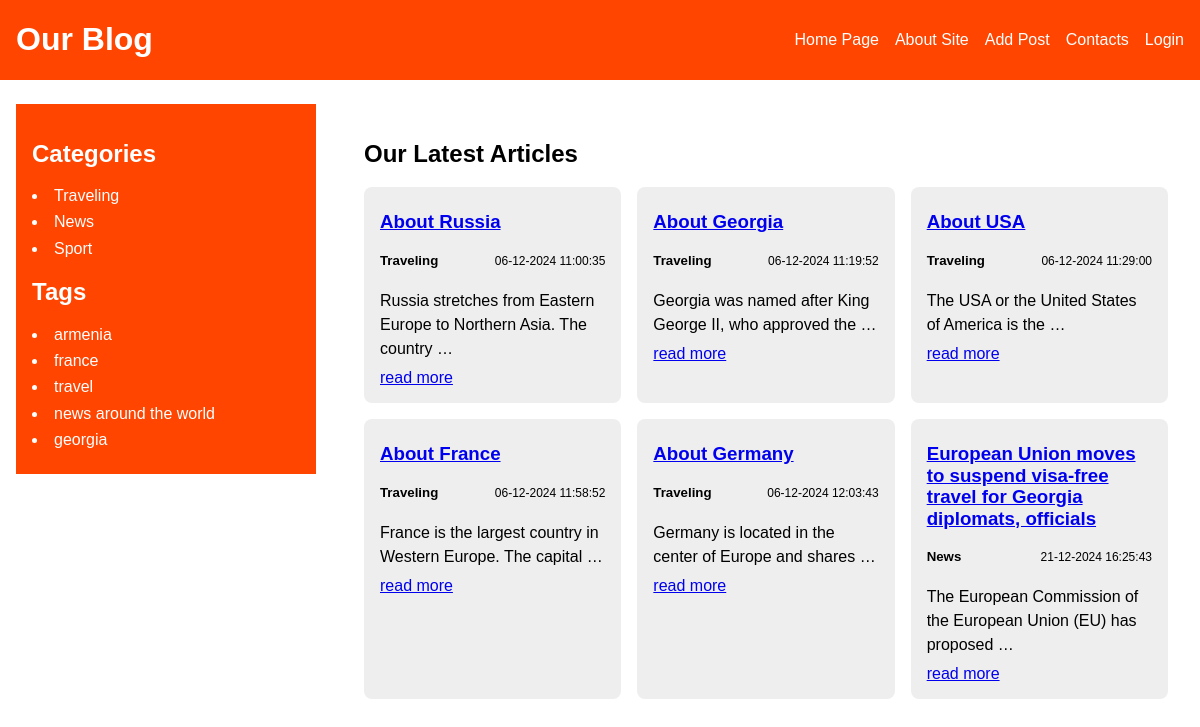
Before: / with the older database file.
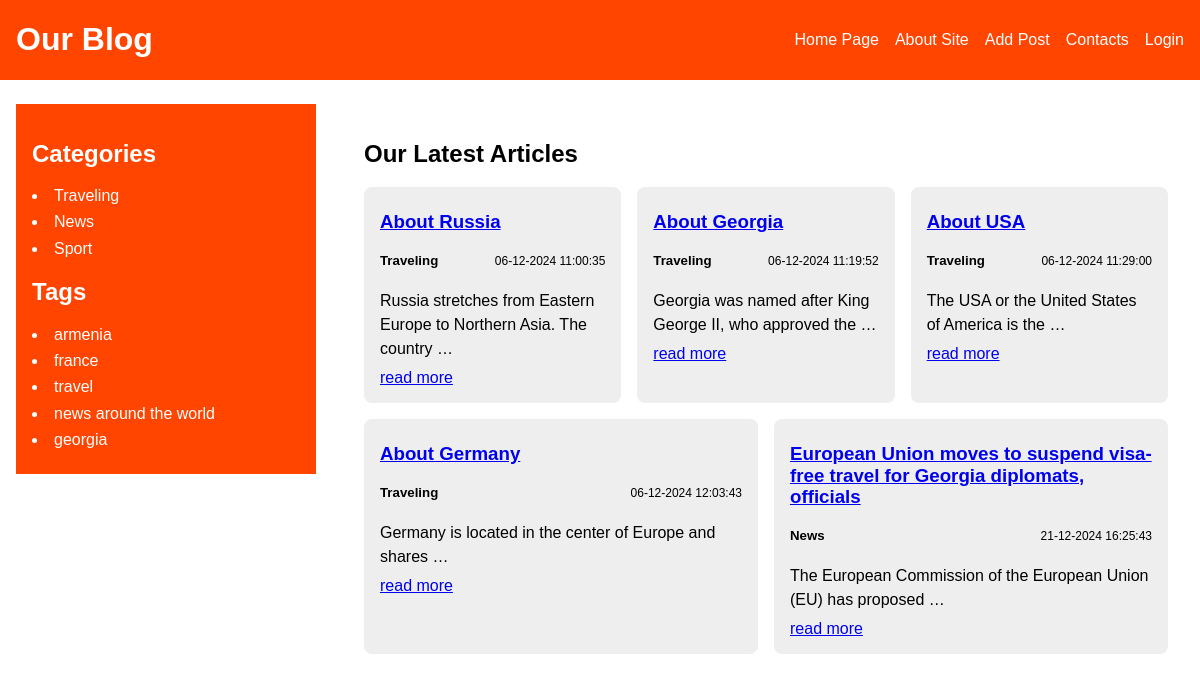
After: the same page with the newer database file.
### blog/models.py (models this page shows, shortened)
class Category(models.Model):
    name = models.CharField(max_length=255, db_index=True,verbose_name="Անուն")
    slug = models.SlugField(max_length=255, unique=True, db_index=True,null=True)
    def __str__(self):
        return self.name
    def get_absolute_url(self):
        return reverse("category", kwargs={"cat_slug": self.slug})
    class Meta:
        verbose_name = "Category"
        verbose_name_plural = "Categories"

class ArticleTags(models.Model):
    tag = models.CharField(max_length=255, db_index=True)
    slug = models.SlugField(max_length=255, unique=True, db_index=True)
    def get_absolute_url(self):
        return reverse("tag", kwargs={"tag_slug": self.slug})

class Article(models.Model):
    class Status(models.IntegerChoices):
        DRAFT = 0, "Draft"
        PUBLISHED = 1, "Published"
    title = models.CharField(max_length=255, verbose_name="Վերնագիր")
    slug = models.SlugField(max_length=255, unique=True, db_index=True, null=True)
    content = models.TextField(blank = True)
    time_create = models.DateTimeField(auto_now_add=True)
    time_update = models.DateTimeField(auto_now=True)
    is_published = models.BooleanField(choices=tuple(
        map(lambda x: (bool(x[0]), x[1]), Status.choices)), default=Status.PUBLISHED)
    category = models.ForeignKey("Category", on_delete=models.PROTECT,related_name="items")
    tags = models.ManyToManyField("ArticleTags", blank = True, related_name="tags")
    adv = models.OneToOneField("Adv", on_delete=models.SET_NULL, related_name="adv", null=True, blank=True)
    objects = models.Manager()
    published = ArticleManager()
    def get_absolute_url(self):
        return reverse("article", kwargs={"article_slug": self.slug})
    class Meta:
        ordering = ["time_create"]
        indexes = [
            models.Index(fields=["time_create"])
        ]

### blog/views.py (the view)
# urls.py: path("", views.index, name="index"),
def index(request):
	articles = Article.published.all()
	return render(request, "blog/index.html",{"articles": articles})

### blog/context.py (called while the page is built)
def menu_context(request):
    return {
        "menu":  [
            {
                "link_title": "Home Page",
                "link_url_name": "index"
            },
            {
                "link_title": "About Site",
                "link_url_name": "about"
            },
            {
                "link_title": "Add Post",
                "link_url_name": "add_post"
            },
            {
                "link_title": "Contacts",
                "link_url_name": "contacts"
            },
            {
                "link_title": "Login",
                "link_url_name": "login"
            },
        ],
    }

### blog/models.py (called while the page is built)
    def get_queryset(self):
        return super().get_queryset().filter(is_published=1)

### blog/templatetags/blog_tags.py (called while the page is built)
@register.inclusion_tag("blog/includes/categories.html")
def show_categories(cat_selected=0):
    cats = Category.objects.all()
    return {"cats": cats, "cat_selected": cat_selected}

@register.inclusion_tag("blog/includes/tags.html")
def show_tags():
    return {"tags": ArticleTags.objects.all()}

### blog/templates/blog/index.html
{% extends "base.html" %}
{% block latest_articles %}
    <div class="articles__with__block__title">
        <h2>Our Latest Articles</h2>
        <div class="latest_articles">
            {% for item in articles %}
                <div class="latest_articles__item">
                    <h3>
                        <a href="{{ item.get_absolute_url }}">{{ item.title }}</a>
                    </h3>
                    <div class="item__cat__date">
                        <h5>{{item.category}}</h5>
                        <p>{{item.time_create|date:"d-m-Y H:i:s"}}</p>
                    </div>
                    <p>{{item.content|linebreaks|truncatewords:10}}</p>
                    <a href="{{ item.get_absolute_url }}">read more</a>
                </div>
            {% endfor %}
        </div>
    </div>
{% endblock %}

### blog/templates/blog/includes/categories.html
<h2>Categories</h2>
<ul class="categories">
    {% for cat in cats %}
        {% if cat.id == cat_selected %}
            <li class="active_cat">{{cat.name}}</li>
        {% else %}
            <li>
                <a class="category_item" href="{{ cat.get_absolute_url }}">{{cat.name}}</a>
            </li>
        {% endif %}
    {% endfor %}
</ul>

### blog/templates/blog/includes/tags.html
{% if tags %}
<h2>Tags</h2>
<ul class="tags">
    {% for tag in tags %}
    <li>
        <a class="category_item" href="{{ tag.get_absolute_url }}">{{tag.tag}}</a>
    </li>
    {% endfor %}
</ul>
{% endif %}

Changed rows visible on the page:
no longer on this page (row edited): Article: title "About France", category "Traveling", time_create "06-12-2024 11:58:52", content "France is the largest country in Western Europe. The capital …"
